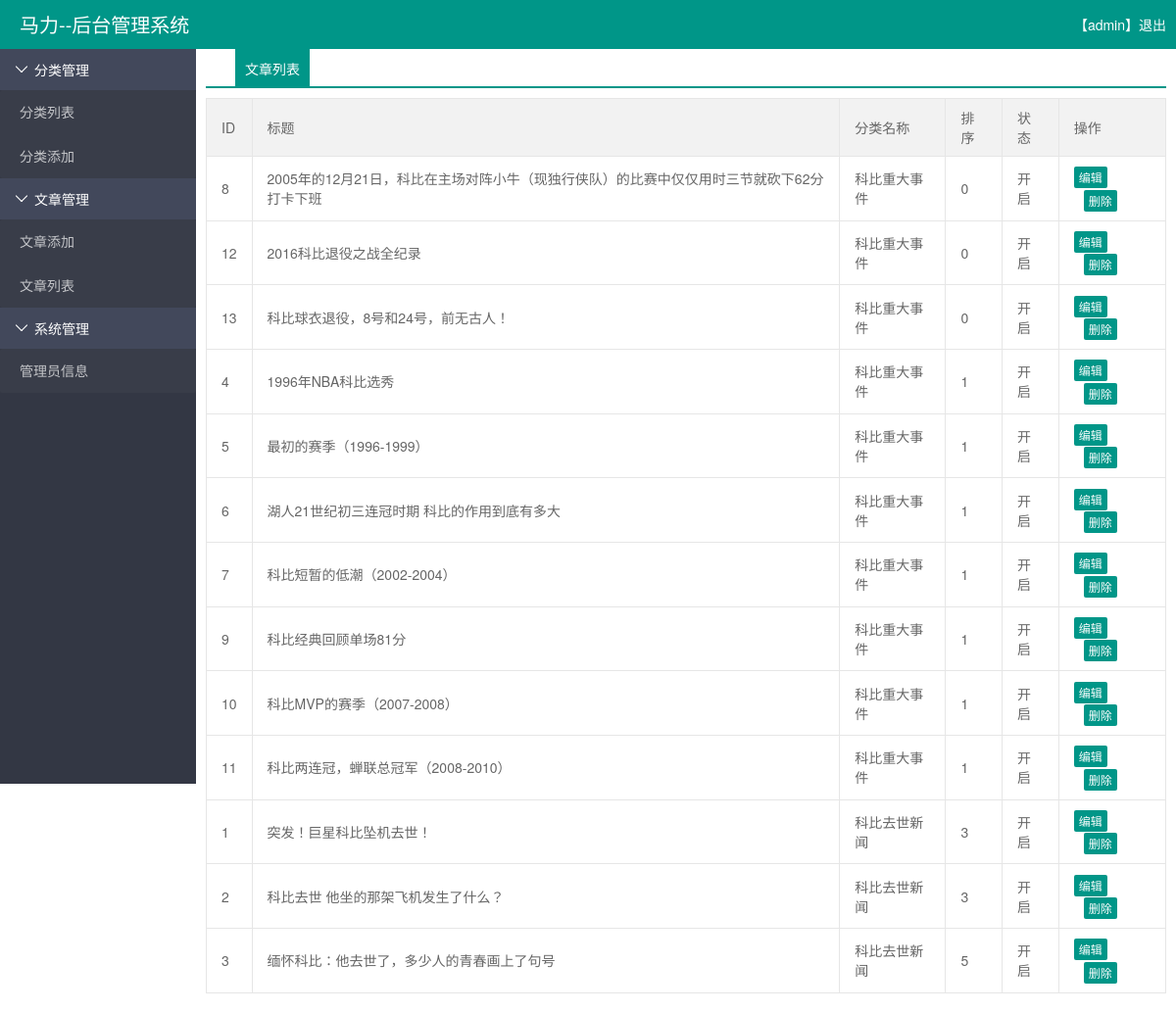
Page /admin/article_list.php (signed in) on the committed database.
### tables this page shows
CREATE TABLE `menu` (
  `id` int(10) UNSIGNED NOT NULL COMMENT 'ID',
  `title` varchar(50) NOT NULL COMMENT '菜单名',
  `fid` int(10) NOT NULL COMMENT '父ID',
  `status` tinyint(1) UNSIGNED NOT NULL DEFAULT '1' COMMENT '状态 1开启 2关闭',
  `href` varchar(255) DEFAULT NULL COMMENT '链接'
);

CREATE TABLE `article` (
  `id` int(11) NOT NULL,
  `cate_id` int(11) NOT NULL,
  `content` text NOT NULL,
  `title` varchar(255) NOT NULL,
  `sort` int(11) NOT NULL DEFAULT '0',
  `status` int(11) NOT NULL DEFAULT '1' COMMENT '0为关闭，1为打开',
  `img_src` varchar(255) NOT NULL COMMENT '图片链接'
);

### databases/mysql.php (called while the page is built, shortened)
<?php
class Mysql{
	private static $_instance;
	private $db_host;
	private $db_user;
	private $db_pwd;
	private $db_database;
	private $conn;
	private $coding;
	private $show_error = true;
	private function __construct($db_host,$db_user,$db_pwd,$db_database,$conn,$coding){
		$this->db_host = $db_host;
		$this->db_user = $db_user;
		$this->db_pwd = $db_pwd;
		$this->db_database = $db_database;
		$this->conn = $conn;
		$this->coding = $coding;
	}
	public static function getInstance($db_host,$db_user,$db_pwd,$db_database,$conn,$coding){
		if(is_null(self::$_instance)){
			self::$_instance = new self($db_host,$db_user,$db_pwd,$db_database,$conn,$coding);
		}
		return self::$_instance;
	}
	public function connect(){
		if($this->conn == "pconn"){
			$this->conn = mysqli_pconnect($this->db_host,$this->db_user,$this->db_pwd) or die('链接数据库失败');
		}else{
			$this->conn = mysqli_connect($this->db_host,$this->db_user,$this->db_pwd) or die('链接数据库失败');
		}
		mysqli_select_db($this->conn,$this->db_database) or die("选择数据库失败");
		mysqli_query($this->conn,"SET NAMES $this->coding") or die("设置编码失败");
	}
	public function query($sql){
		$this->sql = $sql;
		$result = mysqli_query($this->conn,$this->sql);
		if(!$result){
			if($this->show_error){
				$this->show_error('错误的SQL语句：', $this->sql);
			}
		}else{
			$this->result = $result;
		}
		return $this->result;
	}
	public function fetch_all($sql,$result_type = MYSQLI_ASSOC){
		$result=$this->query($sql);
		if ($result && mysqli_num_rows($result)>0){
			while ($row= $result->fetch_assoc()){
				$rows[]= $row;
			}
			return $rows;
		}else {
			return false;
		}
	}
}

### admin/article_list.php (the view, shortened to what this page needs)
<?php
require '../databases/mysql.php';
$mysql = Mysql::getInstance(DB_HOST,DB_USER,DB_PWD,DB_DBNAME,'',DB_CHARSET);
$result = $mysql->fetch_one("SELECT * FROM admin");
if(!$result){
    header('location:./init_admin.php');
}else{
    $article = $mysql->fetch_all("SELECT * FROM article ORDER BY sort asc");
}
?>
<!DOCTYPE html>
<html>
<head>
    <link rel="stylesheet" type="text/css" href="../public/layui/css/layui.css">
    <link rel="stylesheet" type="text/css" href="../public/css/admin.css" />
</head>
<body>
    <?php require './default.php';?>
    <div class="main" style="padding:10px;">
        <div class="content">
            <span>文章列表</span>
            <div></div>
        </div>
        <table class="layui-table">
            <thead>
                <tr>
                    <th>ID</th>
                    <th>标题</th>
                    <th>分类名称</th>
                    <th>排序</th>
                    <th>状态</th>
                    <th>操作</th>
                </tr>
            </thead>
            <tbody>
                <?php if(!empty($article)){?>
            	<?php for($j=0;$j<count($article);$j++) {?>
                <tr>
                    <td><?php echo $article[$j]['id']; ?></td>
                    <td><?php echo $article[$j]['title']; ?></td>
                    <td><?php echo $article[$j]['cate_name']; ?></td>
                    <td><?php echo $article[$j]['sort']; ?></td>
                    <?php if($article[$j]['status'] == 1){ ?>
                        <td>开启</td>
                    <?php }?>
                    <td>
                        <a href="./article_edit.php?article_id=<?php echo $article[$j]['id']; ?>" class="layui-btn layui-btn-xs">编辑</a>
                        <button class="layui-btn layui-btn-xs" onclick="del(<?php echo $article[$j]['id']; ?>)">删除</button>
                    </td>
                </tr>
                <?php } ?>
                <?php } ?>
            </tbody>
        </table>
    </div>
</body>
</html>

### admin/default.php
<?php
$menu = $mysql->fetch_all("SELECT * FROM menu WHERE fid = 0");
foreach ($menu as $key => &$value) {
    $value['lists'] = $mysql->fetch_all("SELECT * FROM menu WHERE fid = "."'".$value['id']."'");
}
?>
<div class="header">
    <a style="color:white;" href="./index.php"><span class="title"><span style="font-size: 20px;"><?php echo $_SESSION['adminname']; ?></span>--后台管理系统</span></a>
    <span class="userinfo">【<?php echo $_SESSION['adminaccount']; ?>】<span><a href="./php/logout.php">退出</a></span></span>
</div>
<div class="menu" id="menu">
    <div class="layui-collapse" lay-accordion>
        <?php if(!empty($menu)){?>
    	<?php for($i =0;$i<count($menu);$i++) {?>
        <div class="layui-colla-item">
            <h2 class="layui-colla-title"><?php echo $menu[$i]['title']; ?></h2>
            <div class="layui-colla-content layui-show">
                <ul class="layui-nav layui-nav-tree" lay-filter="test">
                	<?php foreach($menu[$i]['lists'] as $val) {?>
                    	<li class="layui-nav-item"><a href="<?php echo $val['href']; ?>"><?php echo $val['title']; ?></a></li>
                    <?php }?>
                </ul>
            </div>
        </div>
        <?php }?>
        <?php }?>
    </div>
</div>

### public/layui/css/layui.css (style rules this page uses)
h1,h2,h3,h4,h5,h6 { font-weight:400 }
.layui-btn,.layui-edge,.layui-inline,img { vertical-align:middle }
.layui-btn,.layui-disabled,.layui-icon,.layui-unselect { -moz-user-select:none;-webkit-user-select:none;-ms-user-select:none }
blockquote,body,button,dd,div,dl,dt,form,h1,h2,h3,h4,h5,h6,input,li,ol,p,pre,td,textarea,th,ul { margin:0;padding:0;-webkit-tap-highlight-color:rgba(0,0,0,0) }
li { list-style:none }
table { border-collapse:collapse;border-spacing:0 }
button,input,optgroup,option,select,textarea { font-family:inherit;font-size:inherit;font-style:inherit;font-weight:inherit;outline:0 }
body { line-height:24px;font:14px Helvetica Neue,Helvetica,PingFang SC,Tahoma,Arial,sans-serif }
a { color:#333;text-decoration:none }
.layui-show { display:block!important }
.layui-btn,.layui-input,.layui-select,.layui-textarea,.layui-upload-button { outline:0;-webkit-appearance:none;transition:all .3s;-webkit-transition:all .3s;box-sizing:border-box }
.layui-collapse { border-width:1px;border-style:solid;border-radius:2px }
.layui-colla-content,.layui-colla-item { border-top-width:1px;border-top-style:solid }
.layui-colla-item:first-child { border-top:none }
.layui-colla-title { position:relative;height:42px;line-height:42px;padding:0 15px 0 35px;color:#333;background-color:#f2f2f2;cursor:pointer;font-size:14px;overflow:hidden }
.layui-colla-content { display:none;padding:10px 15px;line-height:22px;color:#666 }
.layui-badge-rim,.layui-colla-content,.layui-colla-item,.layui-collapse,.layui-elem-field,.layui-form-pane .layui-form-item[pane],.layui-form-pane .layui-form-label,.layui-input,.layui-layedit,.layui-layedit-tool,.layui-quote-nm,.layui-select,.layui-tab-bar,.layui-tab-card,.layui-tab-title,.layui-tab-title .layui-this:after,.layui-textarea { border-color:#e6e6e6 }
.layui-btn { display:inline-block;height:38px;line-height:38px;padding:0 18px;background-color:#009688;color:#fff;white-space:nowrap;text-align:center;font-size:14px;border:none;border-radius:2px;cursor:pointer }
.layui-btn+.layui-btn { margin-left:10px }
.layui-btn-xs { height:22px;line-height:22px;padding:0 5px;font-size:12px }
.layui-table,.layui-table-view { margin:10px 0 }
.layui-table { width:100%;background-color:#fff;color:#666 }
.layui-table tr { transition:all .3s;-webkit-transition:all .3s }
.layui-table th { text-align:left;font-weight:400 }
.layui-table tbody tr:hover,.layui-table thead tr,.layui-table-click,.layui-table-header,.layui-table-hover,.layui-table-mend,.layui-table-patch,.layui-table-tool,.layui-table-total,.layui-table-total tr,.layui-table[lay-even] tr:nth-child(even) { background-color:#f2f2f2 }
.layui-table td,.layui-table th,.layui-table-col-set,.layui-table-fixed-r,.layui-table-grid-down,.layui-table-header,.layui-table-page,.layui-table-tips-main,.layui-table-tool,.layui-table-total,.layui-table-view,.layui-table[lay-skin=line],.layui-table[lay-skin=row] { border-width:1px;border-style:solid;border-color:#e6e6e6 }
.layui-table td,.layui-table th { position:relative;padding:9px 15px;min-height:20px;line-height:20px;font-size:14px }
.layui-nav { position:relative;padding:0 20px;background-color:#393D49;color:#fff;border-radius:2px;font-size:0;box-sizing:border-box }
.layui-nav * { font-size:14px }
.layui-nav .layui-nav-item { position:relative;display:inline-block;*display:inline;*zoom:1;vertical-align:middle;line-height:60px }
.layui-nav .layui-nav-item a { display:block;padding:0 20px;color:#fff;color:rgba(255,255,255,.7);transition:all .3s;-webkit-transition:all .3s }
.layui-nav-tree { width:200px;padding:0 }
.layui-nav-tree .layui-nav-item { display:block;width:100%;line-height:45px }
.layui-nav-tree .layui-nav-item a { position:relative;height:45px;line-height:45px;text-overflow:ellipsis;overflow:hidden;white-space:nowrap }

### public/css/admin.css (style rules this page uses)
.header { width:100%;height: 50px;line-height: 50px;background: #009688;color:#ffffff; }
.title { margin-left: 20px;font-size: 20px; }
.userinfo { float: right;margin-right: 10px; }
.userinfo a { color:#ffffff; }
.menu { width: 200px;background:#333744;position:absolute; }
.main { position: absolute;left:200px;right:0px; }
.layui-collapse { border: none; }
.layui-colla-item { border-top:none; }
.layui-colla-title { background:#42485b;color:#ffffff; }
.layui-colla-content { border-top:none;padding:0px; }
.content span { background: #009688;margin-left: 30px;padding: 10px;color:#ffffff; }
.content div { border-bottom: solid 2px #009688;margin-top: 8px; }

### rows in the picture
menu: title "分类管理"
menu: title "分类列表"
menu: title "分类添加"
menu: title "文章管理"
menu: title "文章添加"
menu: title "文章列表"
menu: title "系统管理"
menu: title "管理员信息"
article: id "8", title "2005年的12月21日，科比在主场对阵小牛（现独行侠队）的比赛中仅仅用时三节就砍下62分打卡下班", cate_name "科比重大事件", sort "0", status "开启"
article: id "12", title "2016科比退役之战全纪录", cate_name "科比重大事件", sort "0", status "开启"
article: id "13", title "科比球衣退役，8号和24号，前无古人！", cate_name "科比重大事件", sort "0", status "开启"
article: id "4", title "1996年NBA科比选秀", cate_name "科比重大事件", sort "1", status "开启"
article: id "5", title "最初的赛季（1996-1999）", cate_name "科比重大事件", sort "1", status "开启"
article: id "6", title "湖人21世纪初三连冠时期 科比的作用到底有多大", cate_name "科比重大事件", sort "1", status "开启"
article: id "7", title "科比短暂的低潮（2002-2004）", cate_name "科比重大事件", sort "1", status "开启"
article: id "9", title "科比经典回顾单场81分", cate_name "科比重大事件", sort "1", status "开启"
article: id "10", title "科比MVP的赛季（2007-2008）", cate_name "科比重大事件", sort "1", status "开启"
article: id "11", title "科比两连冠，蝉联总冠军（2008-2010）", cate_name "科比重大事件", sort "1", status "开启"
article: id "1", title "突发！巨星科比坠机去世！", cate_name "科比去世新闻", sort "3", status "开启"
article: id "2", title "科比去世 他坐的那架飞机发生了什么？", cate_name "科比去世新闻", sort "3", status "开启"
article: id "3", title "缅怀科比：他去世了，多少人的青春画上了句号", cate_name "科比去世新闻", sort "5", status "开启"

### other values in the picture
$_SESSION['adminname'] "马力"
$_SESSION['adminaccount'] "admin"
